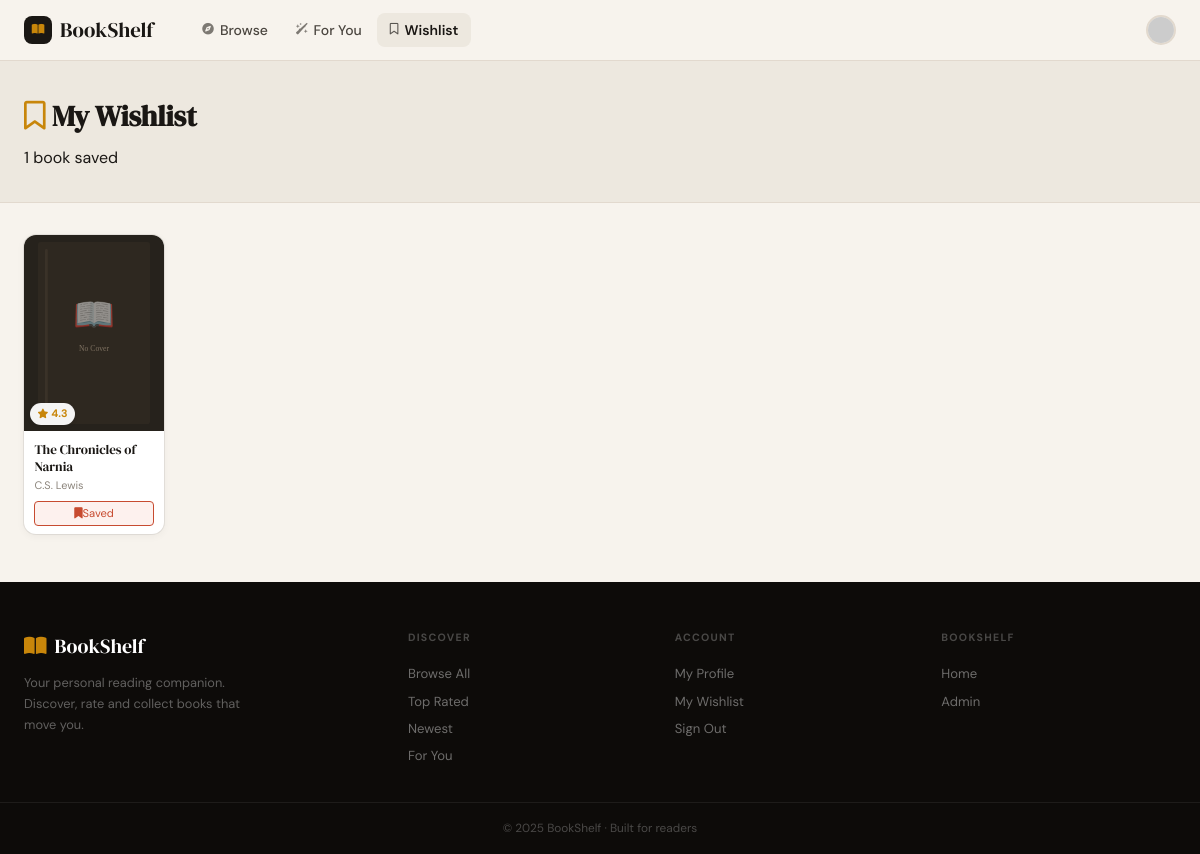
Screenshot of /user/wishlist (signed in) with the database file from the repository.
### app/models.py (models this page shows, shortened)
class Wishlist(db.Model):
    __tablename__ = 'wishlists'
    id       = db.Column(db.Integer, primary_key=True)
    user_id  = db.Column(db.Integer, db.ForeignKey('users.id'), nullable=False)
    book_id  = db.Column(db.Integer, db.ForeignKey('books.id'), nullable=False)
    added_at = db.Column(db.DateTime, default=datetime.utcnow, nullable=False)
    __table_args__ = (
        db.UniqueConstraint('user_id', 'book_id', name='uq_user_book_wish'),
        {'extend_existing': True},
    )

class Book(db.Model):
    __tablename__ = 'books'
    __table_args__ = {'extend_existing': True}
    id                 = db.Column(db.Integer, primary_key=True)
    isbn               = db.Column(db.String(30))
    isbn13             = db.Column(db.String(20))
    external_id        = db.Column(db.String(256))          # raw id from CSV e.g. show/1234.Title
    title              = db.Column(db.String(512), nullable=False)
    series             = db.Column(db.String(256))          # e.g. "BTTH, #1"
    author             = db.Column(db.String(512))
    publisher          = db.Column(db.String(256))
    description        = db.Column(db.Text)
    cover_image_url    = db.Column(db.String(1024))
    publication_date   = db.Column(db.String(50))
    page_count         = db.Column(db.Integer)
    language           = db.Column(db.String(50))
    category           = db.Column(db.String(256))          # e.g. "Web Novel (Xianxia)"
    region             = db.Column(db.String(100))          # e.g. "China"
    amazon_link        = db.Column(db.String(1024))
    free_source_link   = db.Column(db.String(1024))
    free_source_name   = db.Column(db.String(256))          # e.g. "Official Translation"
    average_rating     = db.Column(db.Float, default=0.0)
    ratings_count      = db.Column(db.Integer, default=0)
    text_reviews_count = db.Column(db.Integer, default=0)
    popularity         = db.Column(db.Float, default=0.0)
    created_at         = db.Column(db.DateTime, default=datetime.utcnow, nullable=False)
    updated_at         = db.Column(db.DateTime, default=datetime.utcnow,
                                   onupdate=datetime.utcnow, nullable=False)
    genres  = db.relationship('Genre', secondary=book_genres, lazy='subquery',
                              backref=db.backref('books', lazy=True))
    ratings = db.relationship('Rating',      backref='book', lazy='dynamic', cascade='all,delete')
    wishers = db.relationship('Wishlist',    backref='book', lazy='dynamic', cascade='all,delete')
    readers = db.relationship('ReadHistory', backref='book', lazy='dynamic', cascade='all,delete')
    def cover(self):
        if self.cover_image_url and self.cover_image_url.startswith('http'):
            return self.cover_image_url
        if self.isbn13:
            return f'https://covers.openlibrary.org/b/isbn/{self.isbn13}-M.jpg'
        if self.isbn and self.isbn.lower() not in ('n/a', 'na', 'none', ''):
            return f'https://covers.openlibrary.org/b/isbn/{self.isbn}-M.jpg'
        return None

### app/routes/user.py (the view)
@user_bp.route('/wishlist')
@login_required
def wishlist():
    items  = (Wishlist.query.filter_by(user_id=current_user.id)
              .order_by(Wishlist.added_at.desc()).all())
    ids    = [w.book_id for w in items]
    books  = {b.id: b for b in Book.query.filter(Book.id.in_(ids)).all()}
    return render_template('user/wishlist.html', wishlist=items, books=books)

### app/models.py (called while the page is built)
@login_manager.user_loader
def load_user(user_id):
    return db.session.get(User, int(user_id))

### app/templates/user/wishlist.html (shortened to what this page needs)
{% extends "base.html" %}
{% block content %}
<div style="background:var(--bg-surface);border-bottom:1px solid var(--border);padding:2rem 0">
  <div class="container">
    <h1 style="font-family:var(--font-display);font-size:1.8rem;font-weight:700">
      <i class="fa-regular fa-bookmark" style="color:var(--gold)"></i> My Wishlist
    </h1>
    <p style="color:var(--text-muted);margin-top:.35rem">{{ wishlist|length }} book{% if wishlist|length != 1 %}s{% endif %} saved</p>
  </div>
</div>
<div class="container" style="padding-top:2rem;padding-bottom:3rem">
  {% if wishlist %}
  <div class="books-grid">
    {% for w in wishlist %}
    {% set book = books.get(w.book_id) %}{% if book %}
    <div class="book-card" onclick="location.href='{{ url_for('books.detail', book_id=book.id) }}'">
      <div class="book-cover-wrap">
        <img class="book-cover" src="{{ book.cover() or '/static/img/no-cover.svg' }}" alt="{{ book.title }}" loading="lazy" onerror="this.src='/static/img/no-cover.svg'">
        <div class="book-badge"><i class="fa-solid fa-star"></i>{{ '%.1f'|format(book.average_rating) }}</div>
      </div>
      <div class="book-info">
        <div class="book-title">{{ book.title }}</div>
        <div class="book-author">{{ book.author or 'Unknown' }}</div>
        <div class="book-actions" onclick="event.stopPropagation()">
          <button class="book-action-btn wish-btn wishlisted" data-id="{{ book.id }}" title="Remove from wishlist">
            <i class="fa-solid fa-bookmark"></i> Saved
          </button>
        </div>
      </div>
    </div>
    {% endif %}{% endfor %}
  </div>
  {% else %}
  <div class="empty-state">
    <i class="fa-regular fa-bookmark"></i>
    <p>Your wishlist is empty. Browse books and click "Want to Read" to save them here.</p>
    <a href="{{ url_for('books.browse') }}" class="btn btn-gold">Browse Books</a>
  </div>
  {% endif %}
</div>
{% endblock %}

### app/templates/base.html (style rules this page uses)
:root { --bg: #F7F3ED; --bg-alt: #EDE8DF; --surface: #FFFFFF; --ink: #1A1714; --ink-mid: #2E2A26; --text: #1A1714; --text-2: #4A453F; --text-3: #8C857C; --border: #E2D9CE; --border-2: #CFC5B8; --red: #C74B30; --red-dark: #A33B23; --red-light: #FDF1EE; --gold: #C8860A; --gold-light: #FEF5E4; --teal: #1A6B6B; --teal-light: #EAF5F5; --green: #1A7A4A; --green-light: #EDF7F2; --dark: #0D0B09; --dark-2: #18150F; --dark-3: #252019; --s1: 0 1px 3px rgba(0,0,0,.07), 0 1px 2px rgba(0,0,0,.04); --s2: 0 4px 16px rgba(0,0,0,.09), 0 2px 4px rgba(0,0,0,.05); --s3: 0 8px 32px rgba(0,0,0,.11), 0 3px 8px rgba(0,0,0,.06); --s4: 0 24px 64px rgba(0,0,0,.15), 0 8px 24px rgba(0,0,0,.08); --card-ring: 0 0 0 1px rgba(0,0,0,.07); --r1: 4px; --r2: 8px; --r3: 12px; --r4: 18px; --r5: 9999px; --serif: 'DM Serif Display', Georgia, serif; --sans: 'DM Sans', system-ui, sans-serif; --ease: cubic-bezier(.25,.46,.45,.94); --t: .18s var(--ease); --cream: #F7F3ED; --cream-alt: #EDE8DF; --parchment: #F7F3ED; --parchment-alt: #EDE8DF; --white: #FFFFFF; --navy: #0D0B09; --navy-mid: #18150F; --navy-light: #EDF7F2; --forest: #1A7A4A; --forest-mid: #155E38; --forest-light: #EDF7F2; --terra: #C74B30; --terra-dark: #A33B23; --terra-light: #FDF1EE; --amber: #C8860A; --amber-light: #FEF5E4; --gold-l: #FEF5E4; --sage: #2D7A55; --sage-light: #EAF5EF; --text-900: #1A1714; --text-700: #2E2A26; --text-600: #3D3830; --text-500: #4A453F; --text-400: #6B655C; --text-300: #8C857C; --bg-card: #FFFFFF; --bg-surface: #EDE8DF; --bg-raised: #EDE8DF; --radius-sm: 4px; --radius-md: 8px; --radius-lg: 12px; --radius-xl: 18px; --radius-full: 9999px; --shadow-sm: 0 1px 3px rgba(0,0,0,.07); --shadow-md: 0 4px 16px rgba(0,0,0,.09); --shadow-lg: 0 8px 32px rgba(0,0,0,.11); --shadow-card: 0 0 0 1px rgba(0,0,0,.07), 0 2px 6px rgba(0,0,0,.05); --transition: .18s cubic-bezier(.25,.46,.45,.94); --font-display: 'DM Serif Display', Georgia, serif; --font-body: 'DM Sans', system-ui, sans-serif; --ease-spring: cubic-bezier(.34,1.4,.64,1); }
*,*::before,*::after { box-sizing:border-box; margin:0; padding:0; }
html { scroll-behavior:smooth; -webkit-font-smoothing:antialiased; }
body { font-family:var(--sans); background:var(--bg); color:var(--text); min-height:100vh; display:flex; flex-direction:column; line-height:1.6; }
img { display:block; max-width:100%; }
.container { max-width:1280px; margin:0 auto; padding:0 1.5rem; }
.book-card { background:var(--surface); border-radius:var(--r3); overflow:hidden; box-shadow:0 0 0 1px rgba(0,0,0,.07), 0 2px 8px rgba(0,0,0,.05); transition:transform .22s var(--ease), box-shadow .22s var(--ease); cursor:pointer; width:140px; flex-shrink:0; }
.book-cover-wrap { position:relative; overflow:hidden; }
.book-cover { width:140px; height:196px; object-fit:cover; background:var(--bg-alt); display:block; transition:transform .35s var(--ease); }
.book-badge { position:absolute; bottom:.4rem; left:.4rem; background:rgba(255,255,255,.95); border-radius:var(--r5); padding:.14rem .45rem; font-size:.68rem; font-weight:700; color:var(--gold); display:flex; align-items:center; gap:.18rem; box-shadow:0 1px 4px rgba(0,0,0,.12); }
.book-badge i { font-size:.6rem; }
.book-info { padding:.6rem .65rem .55rem; }
.book-title { font-family:var(--serif); font-size:.82rem; font-weight:400; color:var(--ink); line-height:1.3; margin-bottom:.1rem; display:-webkit-box; -webkit-line-clamp:2; -webkit-box-orient:vertical; overflow:hidden; }
.book-author { font-size:.68rem; color:var(--text-3); margin-bottom:.42rem; white-space:nowrap; overflow:hidden; text-overflow:ellipsis; }
.book-actions { display:flex; gap:.28rem; }
.book-action-btn { flex:1; padding:.28rem; border:1px solid var(--border); border-radius:var(--r1); background:transparent; color:var(--text-3); font-size:.7rem; cursor:pointer; transition:all var(--t); display:flex; align-items:center; justify-content:center; font-family:var(--sans); }
.book-action-btn.wishlisted { background:var(--red-light); border-color:var(--red); color:var(--red); }
.books-grid { display:grid; grid-template-columns:repeat(auto-fill,minmax(140px,1fr)); gap:1rem; }

### rows the page displays
Book: average_rating "4.3", title "The Chronicles of Narnia", author "C.S. Lewis"

### other values shown
{{ wishlist|length }} "1"
